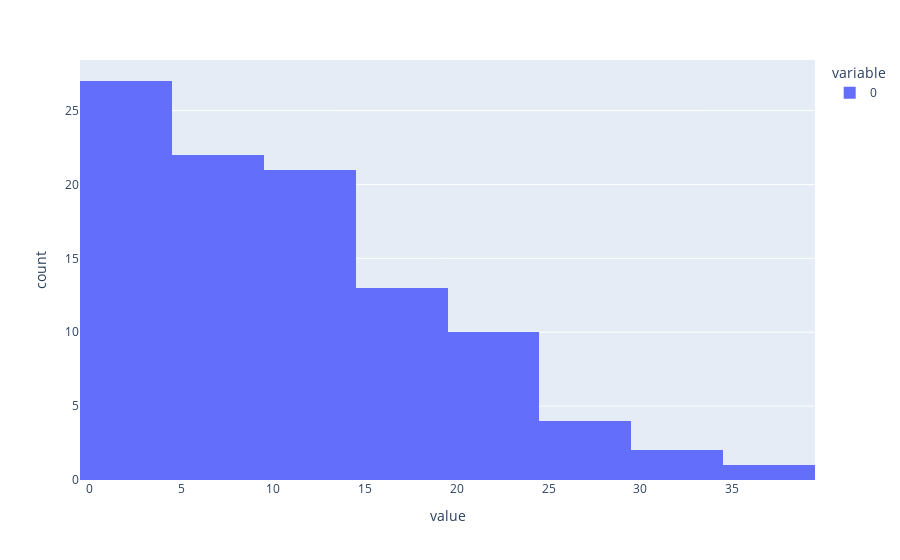

Write notebook code for a chart like this one.
### Code cell
px.histogram([int(x*15) for x in generate_skewnorm(100)])

### Figure 1 — Plotly figure (JSON) as saved in the notebook; plotly's stock layout.template omitted (floating-point values rounded to 4 significant figures)
{"data": [{"alignmentgroup": "True", "bingroup": "x", "hovertemplate": "variable=0<br>value=%{x}<br>count=%{y}<extra></extra>", "legendgroup": "0", "marker": {"color": "#636efa", "pattern": {"shape": ""}}, "name": "0", "offsetgroup": "0", "orientation": "v", "showlegend": true, "type": "histogram", "x": [19, 19, 7, 10, 7, 15, 28, 10, 3, 10, 3, 11, 12, 22, 6, 9, 12, 13, 0, 7, 20, 14, 15, 17, 0, 7, 30, 23, 2, 14, 14, 10, 10, 4, 2, 20, 8, 4, 4, 22, 0, 20, 6, 6, 8, 2, 5, 14, 3, 5, 0, 2, 7, 4, 2, 26, 15, 27, 34, 20, 13, 17, 7, 4, 14, 17, 22, 0, 36, 5, 6, 9, 7, 8, 3, 16, 2, 9, 23, 4, 13, 3, 15, 15, 9, 10, 25, 4, 15, 6, 21, 11, 0, 14, 0, 2, 1, 13, 10, 19], "xaxis": "x", "yaxis": "y"}], "layout": {"barmode": "relative", "legend": {"title": {"text": "variable"}, "tracegroupgap": 0}, "margin": {"t": 60}, "xaxis": {"anchor": "y", "domain": [0, 1], "title": {"text": "value"}}, "yaxis": {"anchor": "x", "domain": [0, 1], "title": {"text": "count"}}}}
